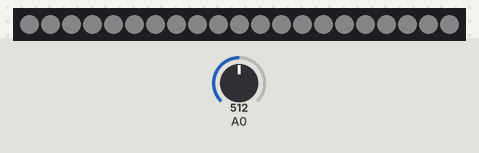
Simulated run of this program. Board: ESP8266 (Wemos D1 mini). Parts: 21 RGB LEDs in strip order, left to right. Inputs (shaded band) come from the test bench; at power-on: A0 = 512. Dim RGB values are drawn brighter than linear.

Above: at 1.28 s.
1.3 s: A0 set to 910
At 1.9 s:
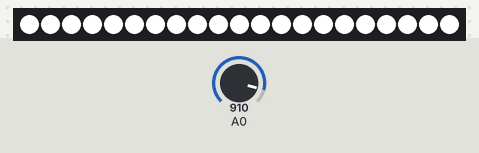
2.8 s: A0 set to 890
4.3 s: A0 set to 716
Timing chart, 0 to 7.3 s (numbered marks = the images above; inputs shaded):
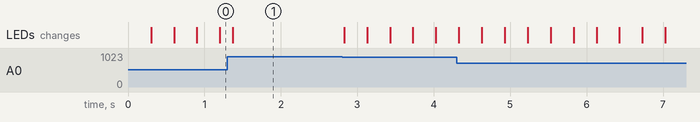

The program:

main.cpp
```cpp
#include <Arduino.h>
#include <Adafruit_NeoPixel.h> // libreria pixel led

// #define PIN_PIXEL_LED 6 // pin donde conecto luces
#define CANTIDAD_LEDS 21 // cantidad de pixel leds

#define ESTADO_APAGADO 0.0
#define ESTADO_INICIAL 1.0f
#define ESTADO_RAPIDO 5.66f

Adafruit_NeoPixel strip = Adafruit_NeoPixel(CANTIDAD_LEDS, D6, NEO_GRB + NEO_KHZ800); // cant pixels
float estados[] = {ESTADO_APAGADO, ESTADO_INICIAL, ESTADO_RAPIDO};
float ciclosPorSegundo;
int largoMAquinaDeEstados = 0;
int estadoLed = 0, brillo = 0;
;

float sum_lectura = 0;
float f = .95f;

void setup()
{
  pinMode(D6, OUTPUT);

  // put your setup code here, to run once:
  strip.begin(); // inicio strip
  strip.show();  // Inicio pixels en off
  largoMAquinaDeEstados = sizeof(estados) / sizeof(estados[0]);

  ciclosPorSegundo = ESTADO_APAGADO; // ESTADO_APAGADO;
}

void loop()
{

  int lectura = analogRead(A0);
  sum_lectura = lectura * (1 - f) + sum_lectura * f;

  brillo = sin(millis() * 0.001f * ciclosPorSegundo - PI / 2.0) * 127.5f + 127.5f;

  if (sum_lectura < 120)
  {
    // estadoLed = 0;
    ciclosPorSegundo = ESTADO_APAGADO;
  }
  else if (sum_lectura < 200)
  {
    ciclosPorSegundo = ESTADO_INICIAL;
  }
  else if (sum_lectura < 900)
  {
    ciclosPorSegundo = map(sum_lectura, 201.f, 899.99f, ESTADO_INICIAL, 35.f);
  }
  else
  {
    brillo = 255;
  }
  // if (sum_lectura < 120)
  // {
  //   // estadoLed = 0;
  //   ciclosPorSegundo = ESTADO_APAGADO;
  // }
  // else if (sum_lectura < 800)
  // {
  //   ciclosPorSegundo = ESTADO_INICIAL;
  // }
  // else
  // {
  //   ciclosPorSegundo = ESTADO_RAPIDO;
  // }

  // ciclosPorSegundo=estados[estadoLed];

  // strip.ColorHSV();
  strip.fill(strip.Color(brillo, brillo, brillo));
  strip.show(); // actualizo la tira de leds
}
```
